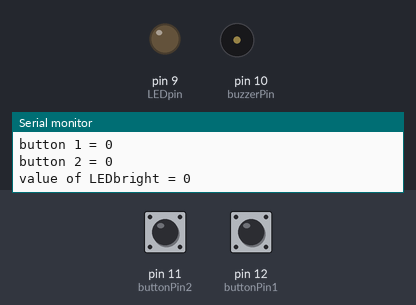
Bench run of a sketch on a simulated Arduino Nano, built with avr-gcc and run on an emulated ATmega328P. Parts: output pins drawn as LEDs (lit = HIGH), buzzer (waves = sounding, pin HIGH), the last lines printed to the serial monitor. The inputs (shaded band) are chosen by the test bench; at power-on: pin 12 (buttonPin1) LOW, pin 11 (buttonPin2) LOW.

Above: at 1.3 s.
1.4 s: pin 12 (buttonPin1) pulled HIGH for 1 s
At 1.62 s:
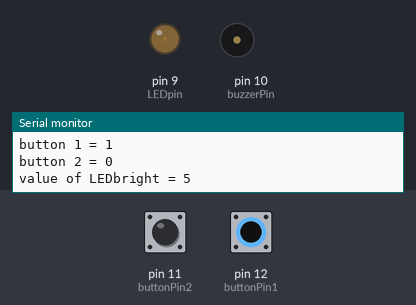
3.9 s: pin 12 (buttonPin1) pulled HIGH for 3.2 s
At 7.4 s:
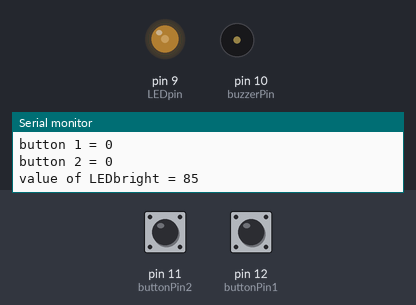
8.6 s: pin 12 (buttonPin1) pulled HIGH for 3.2 s
At 12.0 s:
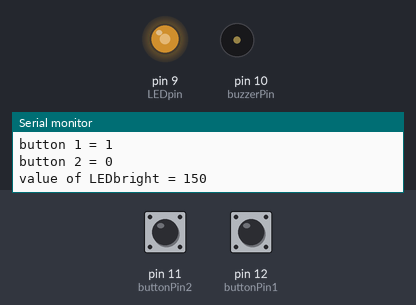
13.3 s: pin 12 (buttonPin1) pulled HIGH for 0.3 s
At 14.2 s:
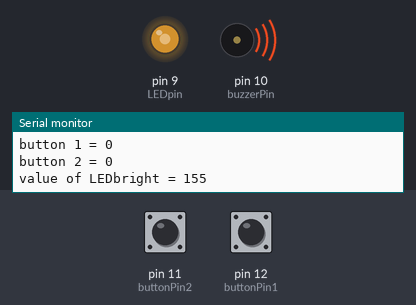
15.1 s: pin 12 (buttonPin1) pulled HIGH for 3.2 s
At 18.9 s:
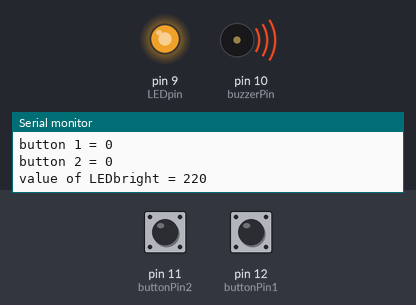
19.8 s: pin 11 (buttonPin2) pulled HIGH for 3.2 s
At 24.0 s:
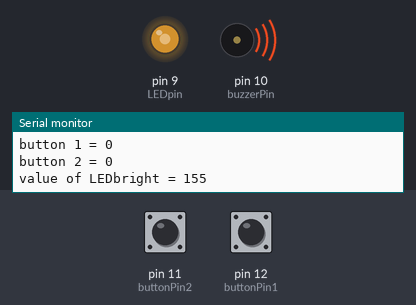
Timing chart, 0 to 25.5 s (numbered marks = the images above; inputs shaded):
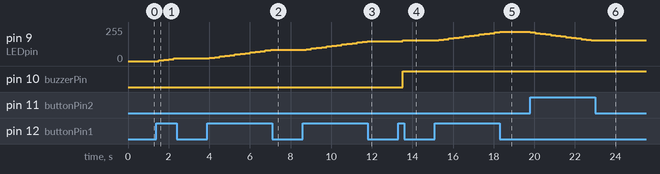

Measured:
- after the input at 1.4 s, pin 9 (LEDpin): 0/255 → 5/255 after 0.10 s, → 10/255 0.25 s later, → 15/255 0.25 s later, → 20/255 0.25 s later
- after the input at 3.9 s, pin 9 (LEDpin): moves from 20/255 to 85/255 over 3.0 s, starting after 0.11 s
- after the input at 8.6 s, pin 9 (LEDpin): moves from 85/255 to 150/255 over 3.0 s, starting after 0.17 s
- after the input at 13.3 s, pin 9 (LEDpin): 150/255 → 155/255 after 0.24 s; pin 10 (buzzerPin): LOW → HIGH after 0.24 s
- after the input at 15.1 s, pin 9 (LEDpin): moves from 155/255 to 220/255 over 3.0 s, starting after 0.19 s
- after the input at 19.8 s, pin 9 (LEDpin): moves from 220/255 to 155/255 over 3.0 s, starting at once

The sketch:

button_4.ino
```cpp
int buttonPin1 = 12;
int button_val1;
int buttonPin2 = 11;
int button_val2;
int LEDpin = 9;
int LEDbright = 0;
int buzzerPin = 10;

void setup() {
  // put your setup code here, to run once:
  pinMode(buttonPin1, INPUT);
  pinMode(buttonPin2, INPUT);
  pinMode(LEDpin,OUTPUT);
  pinMode(buzzerPin,OUTPUT);
  Serial.begin(9600);
}

void loop() {
  // put your main code here, to run repeatedly:
  button_val1 = digitalRead(buttonPin1);
  button_val2 = digitalRead(buttonPin2);
  Serial.print("button 1 = ");
  Serial.println(button_val1);
  Serial.print("button 2 = ");
  Serial.println(button_val2);

  if(button_val1 == 1){
    LEDbright = LEDbright + 5;
  }
  if (button_val2 == 1){
    LEDbright = LEDbright - 5;
  }

  if(LEDbright >= 255){
    LEDbright = 255;
    // digitalWrite(buzzerPin,HIGH);
  }
  if(LEDbright <= 0){
    LEDbright = 0;
  }
  Serial.print("value of LEDbright = ");
  Serial.println(LEDbright);
  if(LEDbright > 150){
    digitalWrite(buzzerPin,HIGH);
  }else{
    digitalWrite(buzzerPin,LOW);
  }
  analogWrite(LEDpin,LEDbright);
  delay(250);
}
```
